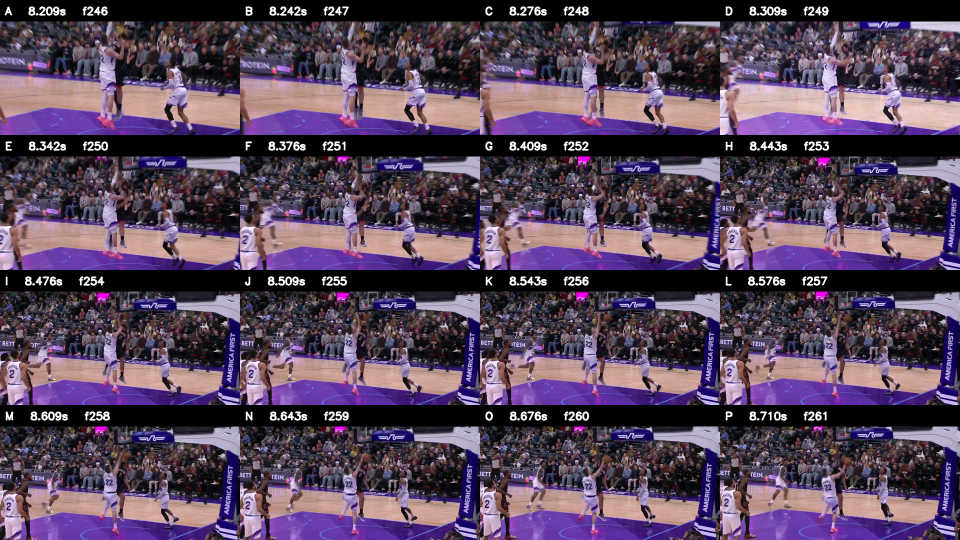
#> input picture freeze_spin/manual_chooser_extended/Jazz_Dunk_Chooser_A-P.png, 1920 x 1080 px (shown at 1/2 size)
$ python -i build_plane_sweep_static_test.py   (imports and definitions only)   (older library calls are emulated)
#> lines starting #> are read from the running program, lines starting #| are printed output that depends on the picture
#> further down, picture is the input picture: shape (1080, 1920, 3); mean B, G, R 91.6, 68.8, 87.1
from __future__ import annotations

import argparse
import json
import math
from pathlib import Path

import cv2
import numpy as np

WIDTH = 960
HEIGHT = 540
COURT_LENGTH_CM = 2800.0
COURT_WIDTH_CM = 1500.0
BASKET_X_SHIFT_CM = 157.5
BASKET_Z_CM = -305.0
BASKETS = np.array([
    [BASKET_X_SHIFT_CM, COURT_WIDTH_CM / 2.0, BASKET_Z_CM],
    [COURT_LENGTH_CM - BASKET_X_SHIFT_CM, COURT_WIDTH_CM / 2.0, BASKET_Z_CM],
], dtype=np.float64)


# [14 lines left out: functions project, decompose, not called in this run]


def angle_wrap_deg(value: float) -> float:
    return ((value + 180.0) % 360.0) - 180.0


# [9 lines left out: function bilinear_remap, not called in this run]


def normalized_features(img: np.ndarray) -> np.ndarray:
    lab = cv2.cvtColor(img, cv2.COLOR_BGR2LAB).astype(np.float32) / 255.0
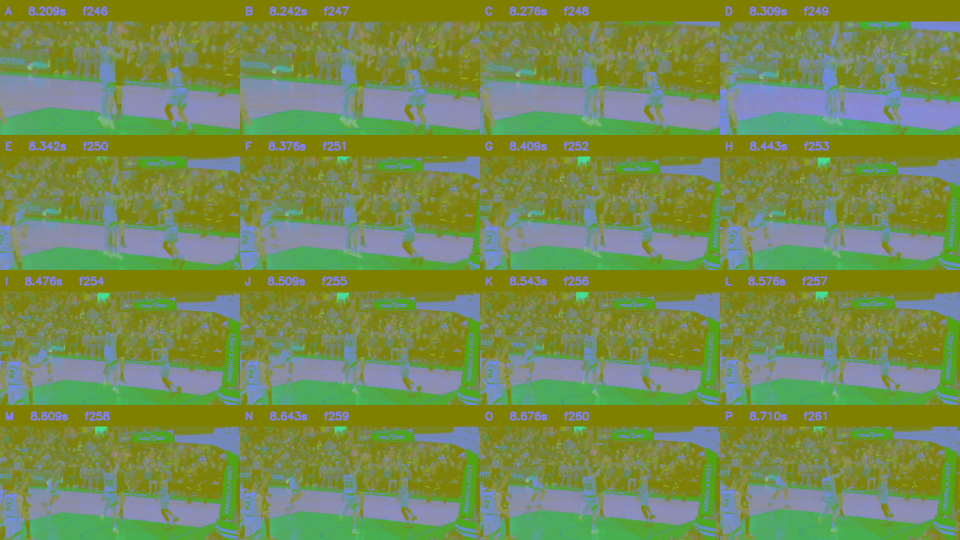
#> lab: shape (1080, 1920, 3) float32 (shown at 1/2 size); mean B, G, R 0.313, 0.55, 0.465
    gray = cv2.cvtColor(img, cv2.COLOR_BGR2GRAY).astype(np.float32) / 255.0
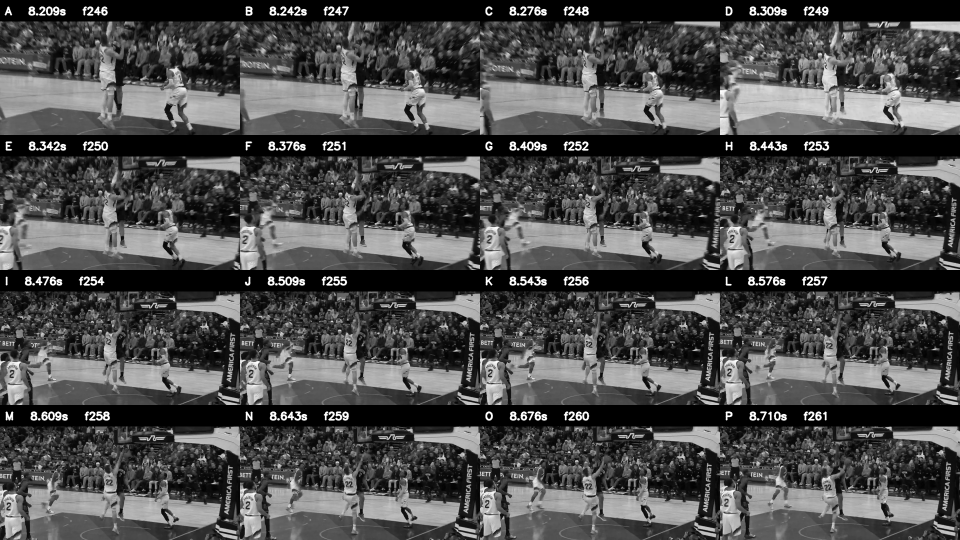
#> gray: shape (1080, 1920) float32 (shown at 1/2 size); min 0, max 1, mean 0.301
    gx = cv2.Sobel(gray, cv2.CV_32F, 1, 0, ksize=3)
    gy = cv2.Sobel(gray, cv2.CV_32F, 0, 1, ksize=3)
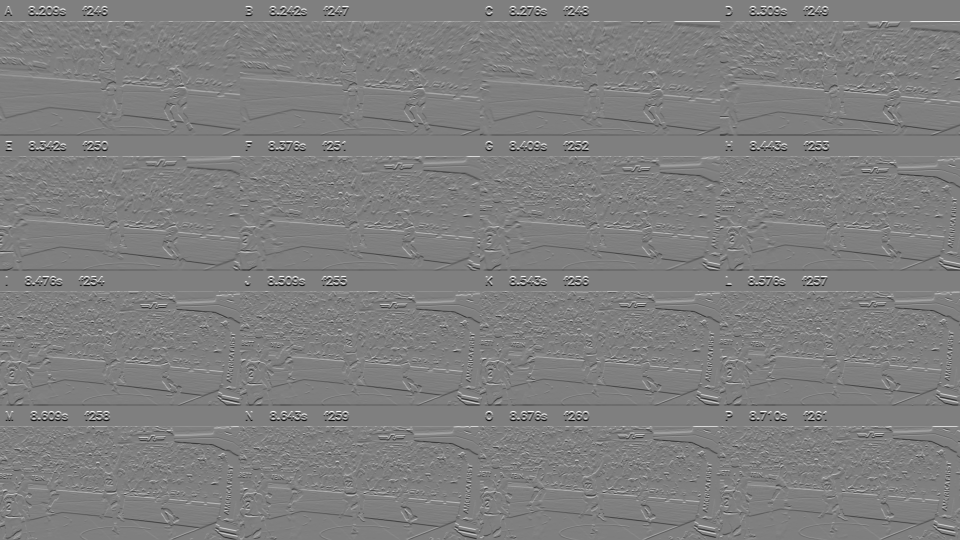
#> gy: shape (1080, 1920) float32 (shown at 1/2 size); min -4, max 4, mean 0.00215; drawn with min black and max white
    grad = np.sqrt(gx * gx + gy * gy)
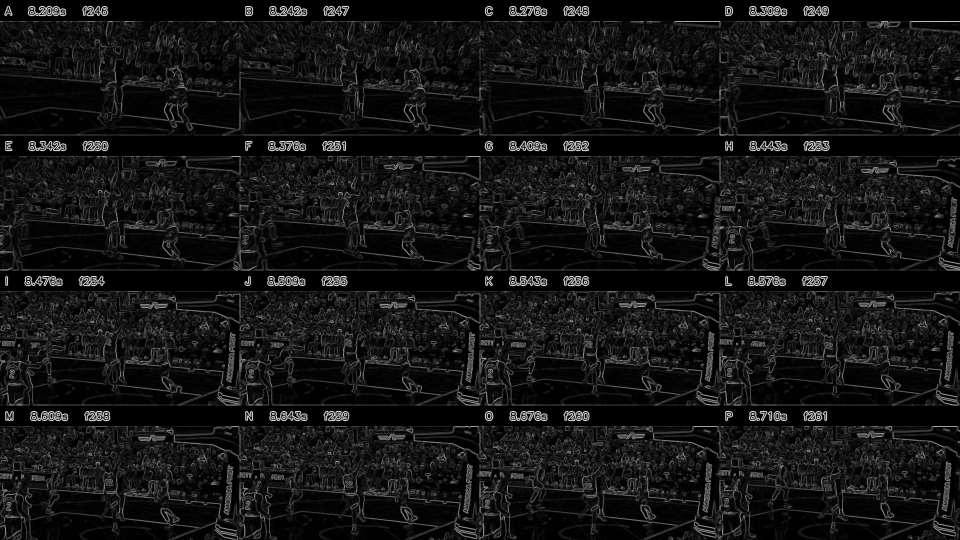
#> grad: shape (1080, 1920) float32 (shown at 1/2 size); min 0, max 4.41, mean 0.36; drawn with min black and max white
    # Per-camera normalization makes the cost less sensitive to broadcast color/exposure differences.
    channels = []
    for c in range(3):
        ch = lab[:, :, c]
        med = float(np.median(ch))
        mad = float(np.median(np.abs(ch - med))) + 1e-4
        channels.append(np.clip((ch - med) / (4.0 * mad), -2.0, 2.0))
#> this loop made 3 passes
#> (med, mad) on passes 1 to 3: (0.271, 0.212), (0.537, 0.0276), (0.49, 0.0276)
#> pass 2, in normalized_features, `ch = lab[:, :, c]`:
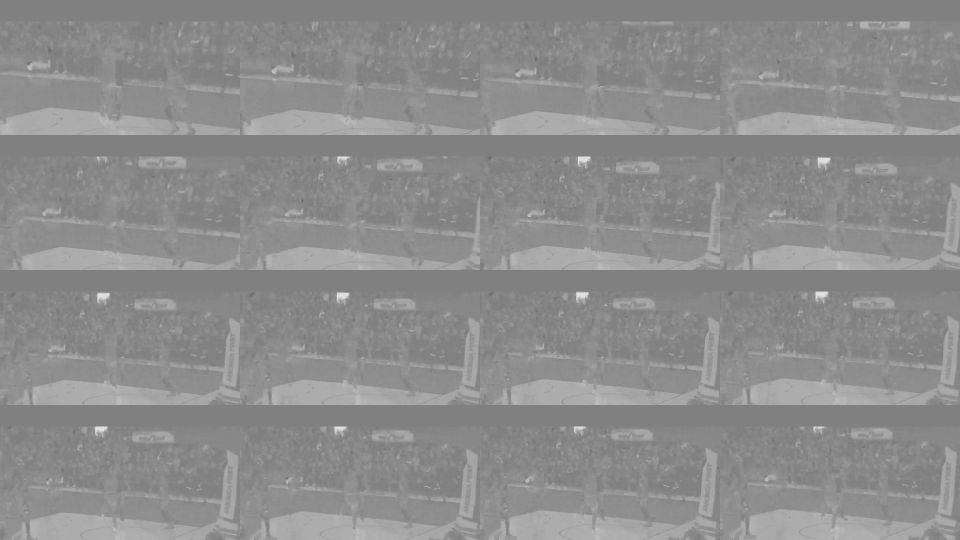
#> ch: shape (1080, 1920) float32 (shown at 1/2 size); min 0.392, max 0.886, mean 0.552
#> pass 3, in normalized_features, `ch = lab[:, :, c]`:
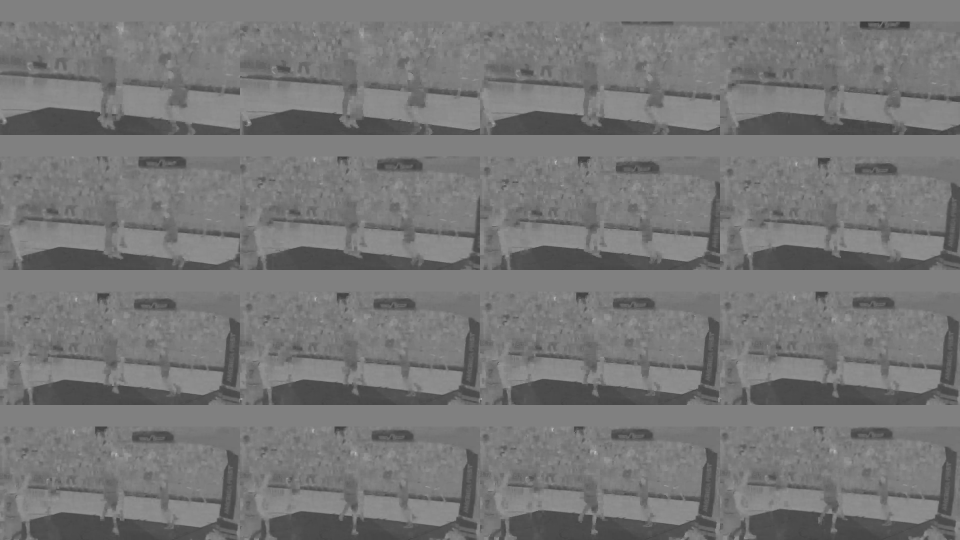
#> ch: shape (1080, 1920) float32 (shown at 1/2 size); min 0.216, max 0.733, mean 0.464
#> after the loop, channels = 3 items
    grad_scale = float(np.percentile(grad, 90)) + 1e-4
#> grad_scale = 0.969
    channels.append(np.clip(grad / grad_scale, 0.0, 2.0))
    return np.dstack(channels).astype(np.float32)
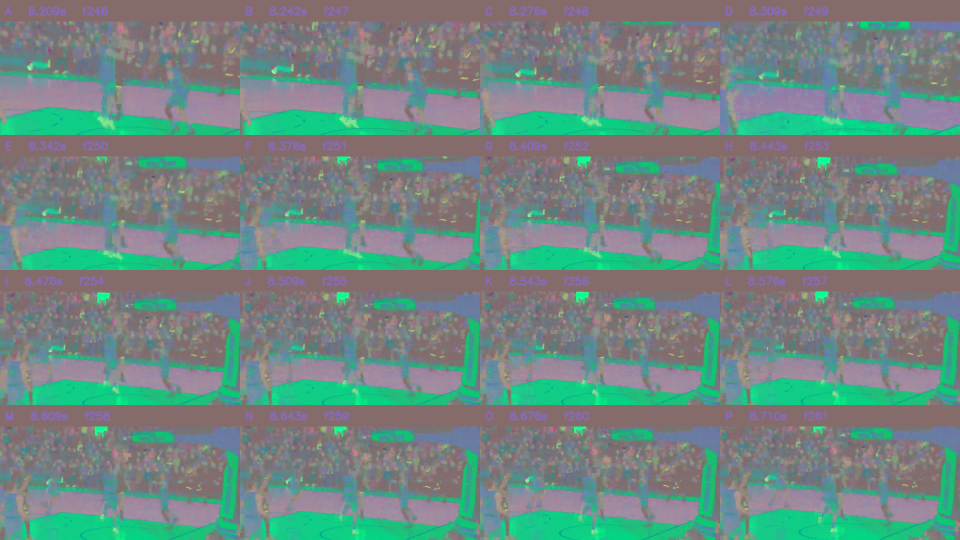
#> returned value: shape (1080, 1920, 4) float32 (shown at 1/2 size); mean of channels 0, 1, 2, 3 0.0497, 0.132, -0.24, 0.351; drawn with min black and max white


# [298 lines left out: functions valid_camera_rows, choose_reference_and_sources, plane_sweep, write_ply, rotate_z, render_points and 2 more, not called in this run]


# [2 lines not run here, left out]

>>> import cv2
>>> picture = cv2.imread('manual_chooser_extended/Jazz_Dunk_Chooser_A-P.png')
>>> result = normalized_features(picture)
